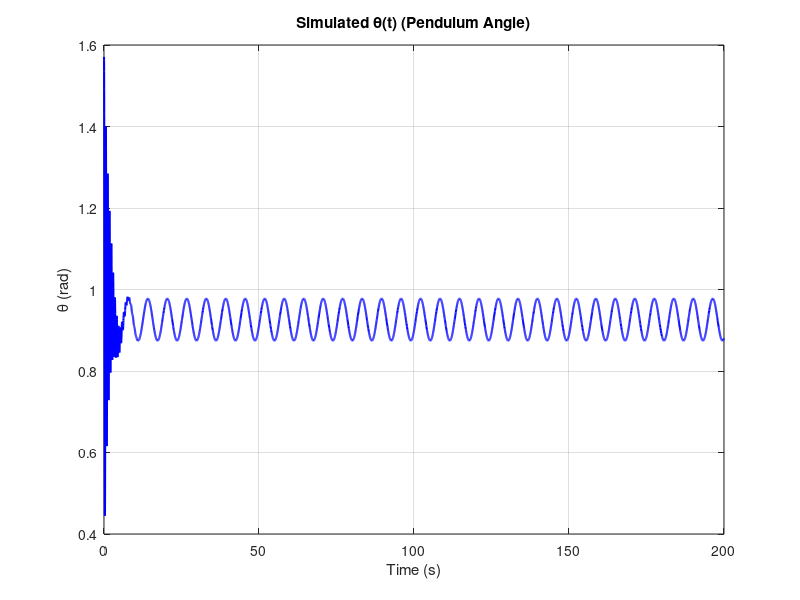
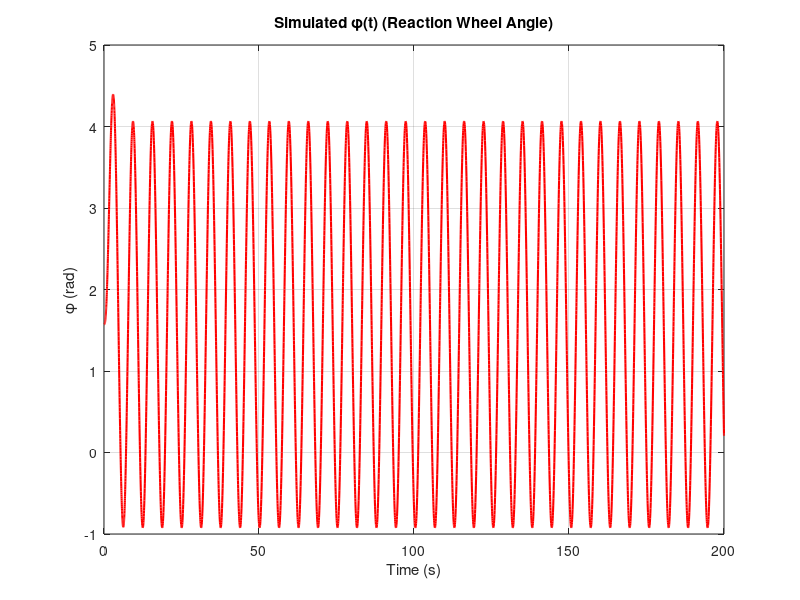
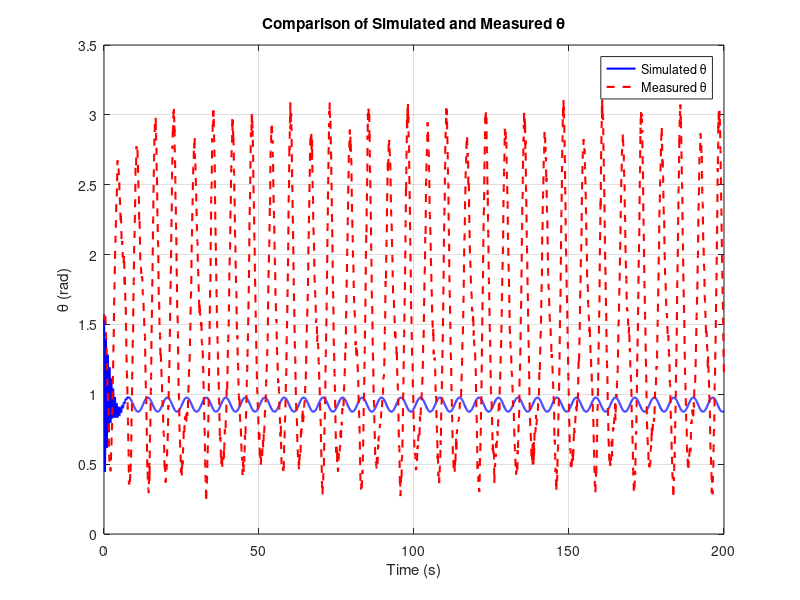
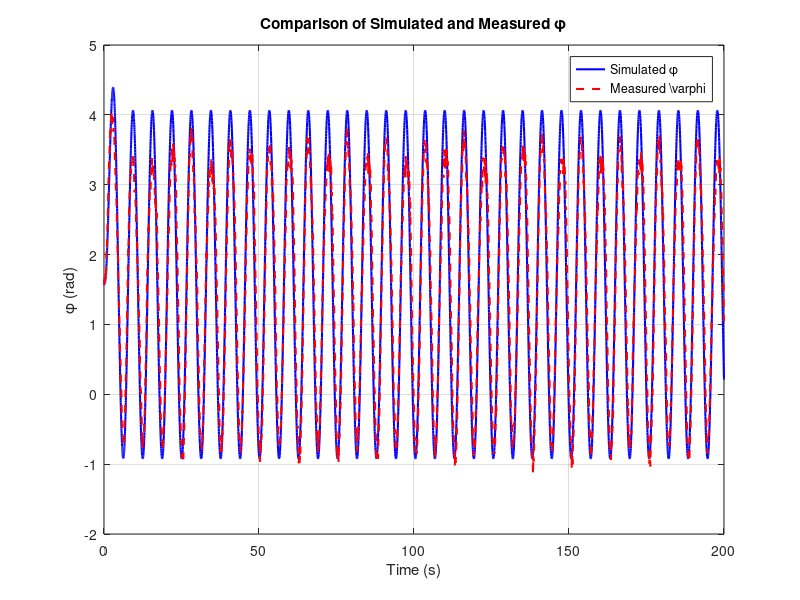

These figures' MATLAB source, in order:
% MATLAB Script for Deliverable 1 (e, f, g) - Using Numerical Integration

% Clear workspace and set up symbolic variables
clear; clc; close all;

% Define system parameters (replace with actual values)
g = 9.81;       % Gravitational acceleration (m/s^2)
mp = 1.0;       % Pendulum arm mass (kg)
mw = 0.2;       % Reaction wheel mass (kg)
Jp = 0.083;     % Pendulum arm moment of inertia (kg*m^2)
Jw = 0.1;       % Reaction wheel moment of inertia (kg*m^2)
lp = 0.5;       % Pendulum arm center of mass distance (m)
lw = 0.2;       % Reaction wheel center of mass distance (m)
dtheta = 0.1;   % Pendulum damping coefficient (Nms/rad)
dphi = 0.2;     % Reaction wheel damping coefficient (Nms/rad)
ktheta = 6.558; % Pendulum spring constant (Nm/rad)
kphi = 0.114;   % Reaction wheel spring constant (Nm/rad)
thetaref = pi/2; % Resting angle for pendulum spring (rad)
phiref = pi/2;   % Resting angle for reaction wheel spring (rad)

% Define torque input and prescribed displacement
tau = @(t) sin(t) / 2; % Torque input (Nm)
spd = @(t) sin(2*t) / 5 + 0.5; % Prescribed displacement (m)

% Define initial conditions
theta_0 = pi/2;    % Initial angle of pendulum (rad)
phi_0 = pi/2;      % Initial angle of reaction wheel (rad)
theta_dot_0 = 0;   % Initial angular velocity of pendulum (rad/s)
phi_dot_0 = 0;     % Initial angular velocity of reaction wheel (rad/s)
initial_conditions = [theta_0; phi_0; theta_dot_0; phi_dot_0];

% Define simulation time span
tspan = [0, 200]; % Time range (seconds)

% Equations of Motion (Numerical)
function dqdt = eom(t, q, g, mp, mw, Jp, Jw, lp, lw, dtheta, dphi, ktheta, kphi, thetaref, phiref, tau, spd)
    % States
    theta = q(1);      % Pendulum angle
    phi = q(2);        % Reaction wheel angle
    theta_dot = q(3);  % Pendulum angular velocity
    phi_dot = q(4);    % Reaction wheel angular velocity

    % Torques and forces
    tau_input = tau(t);
    spd_input = spd(t);

    % Equations of Motion
    theta_ddot = -(dtheta * theta_dot + ktheta * (theta - thetaref) + mp * g * lp * sin(theta) + mw * g * lw * sin(theta)) / Jp ...
                 + tau_input / Jp;

    phi_ddot = -(dphi * phi_dot + kphi * (phi - phiref) - tau_input) / Jw;

    % Return derivatives
    dqdt = [theta_dot; phi_dot; theta_ddot; phi_ddot];
end

% Solve ODEs
[t, sol] = ode45(@(t, q) eom(t, q, g, mp, mw, Jp, Jw, lp, lw, dtheta, dphi, ktheta, kphi, thetaref, phiref, tau, spd), ...
                 tspan, initial_conditions);

% Extract solutions
simulated_time = t;
simulated_theta = sol(:, 1); % Theta (pendulum angle)
simulated_phi = sol(:, 2);   % Phi (reaction wheel angle)

%% Plot Results
% Plot theta(t)
figure;
plot(simulated_time, simulated_theta, 'b', 'LineWidth', 1.5); hold on;
xlabel('Time (s)');
ylabel('\theta (rad)');
title('Simulated \theta(t) (Pendulum Angle)');
grid on;

% Plot phi(t)
figure;
plot(simulated_time, simulated_phi, 'r', 'LineWidth', 1.5); hold on;
xlabel('Time (s)');
ylabel('\phi (rad)');
title('Simulated \phi(t) (Reaction Wheel Angle)');
grid on;

%% g) Comparison with Measured Data
% Load measured signals
load('MeasuredSignals.mat'); % Ensure the file is in the working directory

% Extract data from the structure
time_meas = MeasuredSignals.t;        % Time vector
theta_meas = MeasuredSignals.theta;  % Pendulum angle
phi_meas = MeasuredSignals.varphi;   % Reaction wheel angle

% Overlay simulated and measured theta(t)
figure;
plot(simulated_time, simulated_theta, 'b', 'LineWidth', 1.5); hold on;
plot(time_meas, theta_meas, 'r--', 'LineWidth', 1.5);
xlabel('Time (s)');
ylabel('\theta (rad)');
legend('Simulated \theta', 'Measured \theta');
title('Comparison of Simulated and Measured \theta');
grid on;

% Overlay simulated and measured phi(t)
figure;
plot(simulated_time, simulated_phi, 'b', 'LineWidth', 1.5); hold on;
plot(time_meas, phi_meas, 'r--', 'LineWidth', 1.5);
xlabel('Time (s)');
ylabel('\phi (rad)');
legend('Simulated \phi', 'Measured \varphi');
title('Comparison of Simulated and Measured \phi');
grid on;


